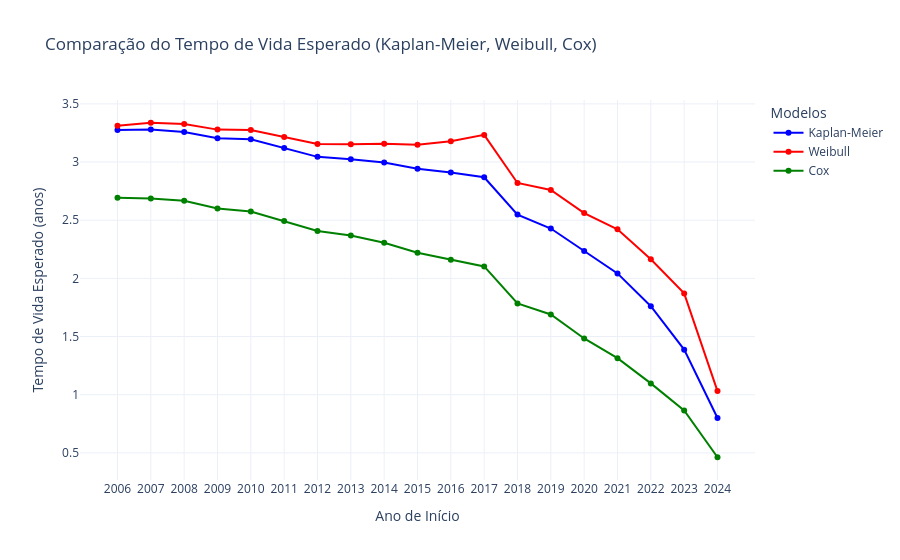

Write notebook code for a chart like this one.
### Code cell
analisar_sobrevivencia_comparada_boletos(tabela_nova_df)

### Figure 1 — Plotly figure (JSON) as saved in the notebook; plotly's stock layout.template omitted (floating-point values rounded to 4 significant figures)
{"data": [{"line": {"color": "blue"}, "mode": "lines+markers", "name": "Kaplan-Meier", "type": "scatter", "x": ["2006", "2007", "2008", "2009", "2010", "2011", "2012", "2013", "2014", "2015", "2016", "2017", "2018", "2019", "2020", "2021", "2022", "2023", "2024"], "y": [3.275, 3.279, 3.258, 3.204, 3.196, 3.121, 3.045, 3.025, 2.995, 2.942, 2.91, 2.869, 2.548, 2.429, 2.234, 2.043, 1.761, 1.387, 0.8001]}, {"line": {"color": "red"}, "mode": "lines+markers", "name": "Weibull", "type": "scatter", "x": ["2006", "2007", "2008", "2009", "2010", "2011", "2012", "2013", "2014", "2015", "2016", "2017", "2018", "2019", "2020", "2021", "2022", "2023", "2024"], "y": [3.313, 3.338, 3.327, 3.279, 3.276, 3.215, 3.155, 3.153, 3.158, 3.148, 3.18, 3.234, 2.82, 2.76, 2.561, 2.422, 2.165, 1.871, 1.031]}, {"line": {"color": "green"}, "mode": "lines+markers", "name": "Cox", "type": "scatter", "x": ["2006", "2007", "2008", "2009", "2010", "2011", "2012", "2013", "2014", "2015", "2016", "2017", "2018", "2019", "2020", "2021", "2022", "2023", "2024"], "y": [2.694, 2.686, 2.667, 2.602, 2.574, 2.493, 2.408, 2.368, 2.306, 2.22, 2.16, 2.103, 1.785, 1.69, 1.484, 1.314, 1.097, 0.864, 0.4625]}], "layout": {"legend": {"title": {"text": "Modelos"}}, "title": {"text": "Comparação do Tempo de Vida Esperado (Kaplan-Meier, Weibull, Cox)"}, "xaxis": {"title": {"text": "Ano de Início"}}, "yaxis": {"title": {"text": "Tempo de Vida Esperado (anos)"}}}}
